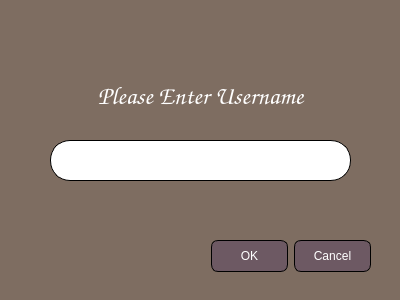
<?xml version="1.0" encoding="UTF-8"?>
<ui version="4.0">
 <class>Dialog</class>
 <widget class="QDialog" name="Dialog">
  <property name="geometry">
   <rect>
    <x>0</x>
    <y>0</y>
    <width>400</width>
    <height>300</height>
   </rect>
  </property>
  <property name="windowTitle">
   <string>Dialog</string>
  </property>
  <property name="styleSheet">
   <string notr="true">background-color:#7e6d61;;color:white;</string>
  </property>
  <widget class="QDialogButtonBox" name="buttonBox">
   <property name="geometry">
    <rect>
     <x>30</x>
     <y>240</y>
     <width>341</width>
     <height>32</height>
    </rect>
   </property>
   <property name="font">
    <font>
     <family>Comic Sans MS</family>
     <pointsize>8</pointsize>
    </font>
   </property>
   <property name="styleSheet">
    <string notr="true">color:white;border: 1px solid black;background-color:#6D5963; width:75px;height:30px;border-radius:7px</string>
   </property>
   <property name="orientation">
    <enum>Qt::Horizontal</enum>
   </property>
   <property name="standardButtons">
    <set>QDialogButtonBox::Cancel|QDialogButtonBox::Ok</set>
   </property>
  </widget>
  <widget class="QLabel" name="label">
   <property name="geometry">
    <rect>
     <x>0</x>
     <y>80</y>
     <width>401</width>
     <height>31</height>
    </rect>
   </property>
   <property name="font">
    <font>
     <family>Comic Sans MS</family>
     <pointsize>19</pointsize>
     <weight>75</weight>
     <bold>true</bold>
    </font>
   </property>
   <property name="styleSheet">
    <string notr="true">text-align:center;background-color:transparent;font-weight:bold;</string>
   </property>
   <property name="text">
    <string>Please Enter Username</string>
   </property>
   <property name="alignment">
    <set>Qt::AlignCenter</set>
   </property>
  </widget>
  <widget class="QLineEdit" name="lineEdit">
   <property name="geometry">
    <rect>
     <x>50</x>
     <y>140</y>
     <width>301</width>
     <height>41</height>
    </rect>
   </property>
   <property name="font">
    <font>
     <pointsize>13</pointsize>
    </font>
   </property>
   <property name="styleSheet">
    <string notr="true">border: 1px solid black;border-radius:20px;background-color:white;color:black;padding-left: 5px;padding-right:5px;</string>
   </property>
   <property name="alignment">
    <set>Qt::AlignCenter</set>
   </property>
  </widget>
  <widget class="QLabel" name="label_2">
   <property name="geometry">
    <rect>
     <x>110</x>
     <y>0</y>
     <width>181</width>
     <height>301</height>
    </rect>
   </property>
   <property name="text">
    <string/>
   </property>
   <property name="pixmap">
    <pixmap>../Roads/road2p.png</pixmap>
   </property>
   <property name="scaledContents">
    <bool>true</bool>
   </property>
  </widget>
  <zorder>label_2</zorder>
  <zorder>buttonBox</zorder>
  <zorder>label</zorder>
  <zorder>lineEdit</zorder>
 </widget>
 <resources>
  <include location="../Resources.qrc"/>
 </resources>
 <connections>
  <connection>
   <sender>buttonBox</sender>
   <signal>accepted()</signal>
   <receiver>Dialog</receiver>
   <slot>accept()</slot>
   <hints>
    <hint type="sourcelabel">
     <x>248</x>
     <y>254</y>
    </hint>
    <hint type="destinationlabel">
     <x>157</x>
     <y>274</y>
    </hint>
   </hints>
  </connection>
  <connection>
   <sender>buttonBox</sender>
   <signal>rejected()</signal>
   <receiver>Dialog</receiver>
   <slot>reject()</slot>
   <hints>
    <hint type="sourcelabel">
     <x>316</x>
     <y>260</y>
    </hint>
    <hint type="destinationlabel">
     <x>286</x>
     <y>274</y>
    </hint>
   </hints>
  </connection>
 </connections>
</ui>
